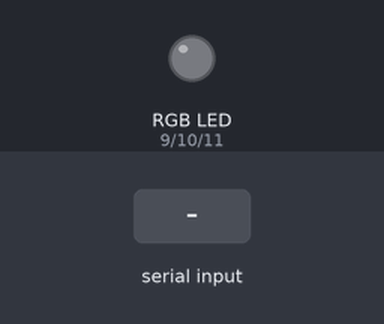
Bench run of a sketch on a simulated Arduino Uno, built with avr-gcc and run on an emulated ATmega328P. Shown: an RGB LED mixed from three pins (HIGH = lit). The test bench sets the inputs (shaded band). Dim RGB values are drawn brighter than linear.

Above: at 1.2 s.
1.3 s: "r90\n" received over Serial
At 1.8 s:
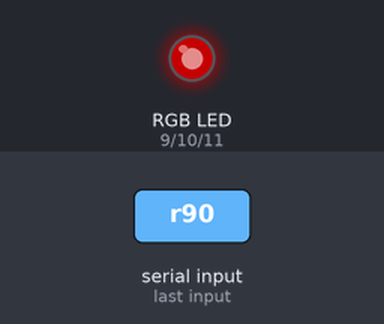
2.8 s: "r,45\n" received over Serial
At 4.0 s:
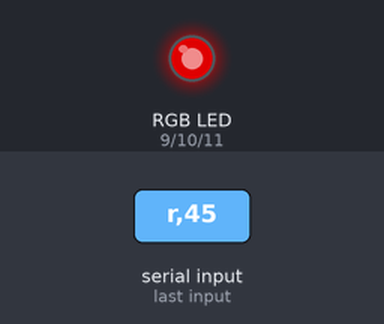
4.3 s: "g90\n" received over Serial
At 5.2 s:
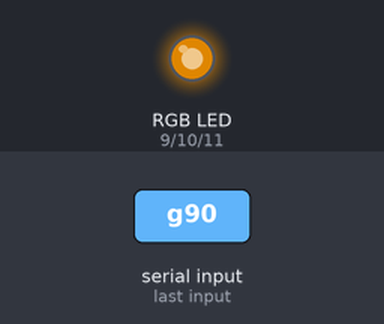
5.8 s: "g,45\n" received over Serial
At 6.4 s:
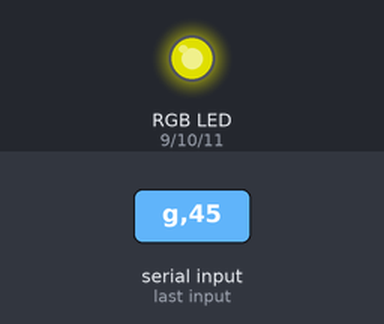
7.3 s: "b90\n" received over Serial
At 8.5 s:
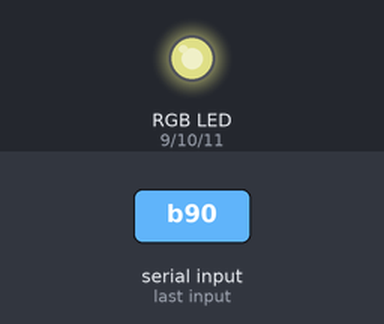
8.8 s: "b,45\n" received over Serial
At 9.9 s:
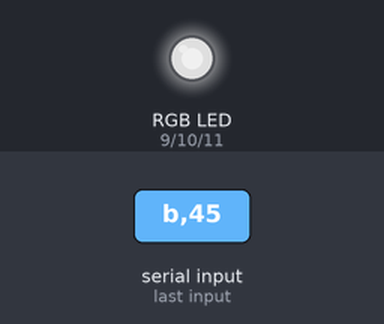
Timing chart, 0 to 11.3 s (numbered marks = the images above; inputs shaded):
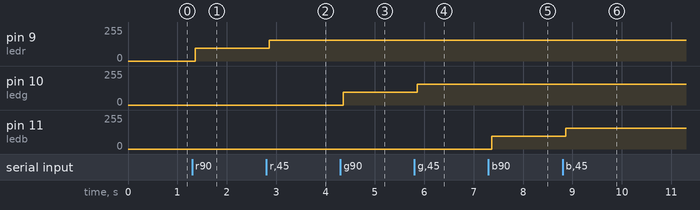

Measured:
- after the input at 1.3 s, pin 9 (ledr): 0/255 → 94/255 after 0.06 s
- after the input at 2.8 s, pin 9 (ledr): 94/255 → 157/255 after 0.06 s
- after the input at 4.3 s, pin 10 (ledg): 0/255 → 94/255 after 0.06 s
- after the input at 5.8 s, pin 10 (ledg): 94/255 → 157/255 after 0.06 s
- after the input at 7.3 s, pin 11 (ledb): 0/255 → 94/255 after 0.06 s
- after the input at 8.8 s, pin 11 (ledb): 94/255 → 157/255 after 0.06 s

The sketch:

RGB.ino
```cpp
byte u,d,k,p,u1,d1,k1,p1,u2,d2,k2,p2;
int ledr=9;
int ledg=10;
int ledb=11;
int valor;
void setup() {
  pinMode(ledr, OUTPUT);
  pinMode(ledg, OUTPUT);
  pinMode(ledb, OUTPUT);
  Serial.begin(4500);
}

void loop() {
  if (Serial.available() > 0) {

    valor = Serial.read();

if (valor == 'r'){  //If para LED Rojo
  delay(20);
  k=Serial.read()-48;
  delay(20);
  d=Serial.read()-48;
  delay(20);
  u=Serial.read()-48;
  p=(100*k)+(10*d)+u;
  analogWrite(ledr, p);
  }

if (valor == 'g'){  //If para LED Verde
  delay(20);
  k1=Serial.read()-48;
  delay(20);
  d1=Serial.read()-48;
  delay(20);
  u1=Serial.read()-48;
  p1=(100*k1)+(10*d1)+u1;
  analogWrite(ledg, p1);
  }

if (valor == 'b'){  //If para LED Azul
  delay(20);
  k2=Serial.read()-48;
  delay(20);
  d2=Serial.read()-48;
  delay(20);
  u2=Serial.read()-48;
  p2=(100*k2)+(10*d2)+u2;
  analogWrite(ledb, p2);
  }
 }
}
```
